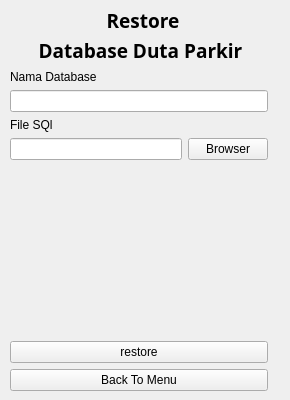
<?xml version="1.0" encoding="UTF-8"?>
<ui version="4.0">
 <class>Form</class>
 <widget class="QWidget" name="Form">
  <property name="geometry">
   <rect>
    <x>0</x>
    <y>0</y>
    <width>290</width>
    <height>400</height>
   </rect>
  </property>
  <property name="windowTitle">
   <string>Backup &amp; Restore Database Duta Parkir</string>
  </property>
  <widget class="QLabel" name="label">
   <property name="geometry">
    <rect>
     <x>0</x>
     <y>0</y>
     <width>281</width>
     <height>41</height>
    </rect>
   </property>
   <property name="sizePolicy">
    <sizepolicy hsizetype="Preferred" vsizetype="Preferred">
     <horstretch>0</horstretch>
     <verstretch>0</verstretch>
    </sizepolicy>
   </property>
   <property name="font">
    <font>
     <family>Segoe UI Black</family>
     <pointsize>14</pointsize>
     <weight>75</weight>
     <bold>true</bold>
    </font>
   </property>
   <property name="text">
    <string> Restore</string>
   </property>
   <property name="alignment">
    <set>Qt::AlignCenter</set>
   </property>
  </widget>
  <widget class="QWidget" name="verticalLayoutWidget">
   <property name="geometry">
    <rect>
     <x>10</x>
     <y>70</y>
     <width>258</width>
     <height>321</height>
    </rect>
   </property>
   <layout class="QVBoxLayout" name="verticalLayout">
    <item>
     <widget class="QLabel" name="LDb">
      <property name="text">
       <string>Nama Database</string>
      </property>
     </widget>
    </item>
    <item>
     <widget class="QLineEdit" name="nama_db"/>
    </item>
    <item>
     <widget class="QLabel" name="label_3">
      <property name="text">
       <string>File SQl</string>
      </property>
     </widget>
    </item>
    <item>
     <layout class="QHBoxLayout" name="horizontalLayout">
      <item>
       <widget class="QLineEdit" name="path"/>
      </item>
      <item>
       <widget class="QPushButton" name="button_browser">
        <property name="text">
         <string>Browser</string>
        </property>
       </widget>
      </item>
     </layout>
    </item>
    <item>
     <spacer name="verticalSpacer">
      <property name="orientation">
       <enum>Qt::Vertical</enum>
      </property>
      <property name="sizeHint" stdset="0">
       <size>
        <width>20</width>
        <height>40</height>
       </size>
      </property>
     </spacer>
    </item>
    <item>
     <widget class="QPushButton" name="button_restore">
      <property name="text">
       <string>restore</string>
      </property>
     </widget>
    </item>
    <item>
     <widget class="QPushButton" name="menu">
      <property name="text">
       <string>Back To Menu</string>
      </property>
     </widget>
    </item>
   </layout>
  </widget>
  <widget class="QLabel" name="label_2">
   <property name="geometry">
    <rect>
     <x>0</x>
     <y>30</y>
     <width>281</width>
     <height>41</height>
    </rect>
   </property>
   <property name="font">
    <font>
     <family>Segoe UI Black</family>
     <pointsize>14</pointsize>
     <weight>75</weight>
     <bold>true</bold>
    </font>
   </property>
   <property name="text">
    <string>Database Duta Parkir</string>
   </property>
   <property name="alignment">
    <set>Qt::AlignCenter</set>
   </property>
  </widget>
 </widget>
 <resources/>
 <connections/>
</ui>
